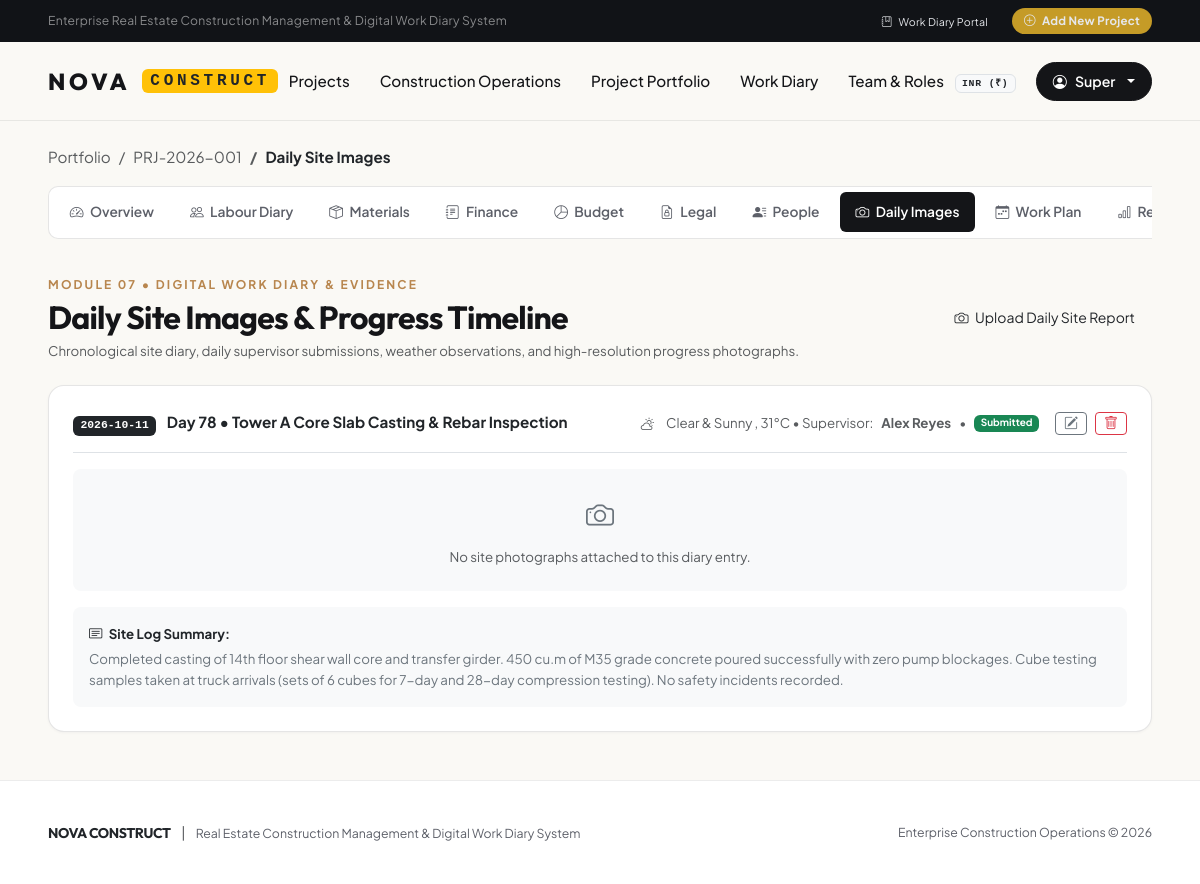
/projects/1/diary/ (signed in), run on the app's committed database.
### apps/accounts/models.py (models this page shows, shortened)
class User(AbstractUser):
    phone_number = models.CharField(max_length=20, blank=True, verbose_name=_("Phone Number"))
    primary_role = models.CharField(
        max_length=30,
        choices=RoleChoices.choices,
        default=RoleChoices.SITE_SUPERVISOR,
        verbose_name=_("System Role"),
        help_text=_("Default organizational role for the user.")
    )
    is_approved = models.BooleanField(
        default=True,
        verbose_name=_("Account Approved"),
        help_text=_("Designates whether this user account is approved by an administrator.")
    )
    organization = models.CharField(
        max_length=150,
        blank=True,
        verbose_name=_("Company / Organization")
    )
    class Meta:
        verbose_name = _("User")
        verbose_name_plural = _("Users")
        ordering = ['username']
    @property
    def is_super_admin(self):
        return self.is_superuser or self.primary_role == RoleChoices.SUPER_ADMIN
    @property
    def is_company_admin(self):
        return self.is_super_admin or self.primary_role == RoleChoices.COMPANY_ADMIN
    def get_role_on_project(self, project):
        if self.is_super_admin:
            return RoleChoices.SUPER_ADMIN
        if self.is_company_admin:
            return RoleChoices.COMPANY_ADMIN
        membership = self.project_memberships.filter(project=project, is_active=True).first()
        return membership.role if membership else None
    def has_project_access(self, project):
        if not self.is_active or not self.is_approved:
            return False
        if self.is_company_admin:
            return True
        return self.project_memberships.filter(project=project, is_active=True).exists()
    def can_manage_project(self, project=None):
        if not self.is_active or not self.is_approved:
            return False
        if self.is_company_admin:
            return True
        if project:
            role = self.get_role_on_project(project)
            return role in (RoleChoices.SUPER_ADMIN, RoleChoices.COMPANY_ADMIN, RoleChoices.PROJECT_MANAGER)
        return self.primary_role == RoleChoices.PROJECT_MANAGER

### apps/projects/models.py (models this page shows, shortened)
class Project(models.Model):
    name = models.CharField(max_length=200, verbose_name=_("Project Name"))
    code = models.CharField(
        max_length=50,
        unique=True,
        db_index=True,
        verbose_name=_("Unique Project Code"),
        help_text=_("e.g. PRJ-2026-001")
    )
    description = models.TextField(blank=True, verbose_name=_("Description"))
    project_type = models.CharField(
        max_length=100,
        default='Commercial & Residential',
        verbose_name=_("Project Type")
    )
    currency = models.CharField(
        max_length=10,
        default='INR',
        verbose_name=_("Project Currency")
    )
    address = models.TextField(blank=True, verbose_name=_("Site Address"))
    location = models.CharField(
        max_length=150,
        verbose_name=_("City / Location"),
        help_text=_("e.g. Central City Waterfront, Sector 45")
    )
    client_name = models.CharField(max_length=150, verbose_name=_("Client / Owner"))
    client_contact = models.CharField(max_length=100, blank=True, verbose_name=_("Client Contact Info"))
    cover_image = models.ImageField(
        upload_to='project_covers/',
        blank=True,
        null=True,
        verbose_name=_("Cover Image")
    )
    approved_initial_budget = models.DecimalField(
        max_digits=15,
        decimal_places=2,
        default=Decimal('0.00'),
        verbose_name=_("Approved Initial Budget")
    )
    start_date = models.DateField(verbose_name=_("Start Date"))
    expected_completion_date = models.DateField(verbose_name=_("Expected Completion Date"))
    actual_completion_date = models.DateField(null=True, blank=True, verbose_name=_("Actual Completion Date"))
    status = models.CharField(
        max_length=30,
        choices=ProjectStatusChoices.choices,
        default=ProjectStatusChoices.ACTIVE,
        verbose_name=_("Project Status")
    )
    progress_percentage = models.PositiveSmallIntegerField(
        default=0,
        verbose_name=_("Construction Progress (%)")
    )
    created_by = models.ForeignKey(
        'accounts.User',
        on_delete=models.SET_NULL,
        null=True,
        blank=True,
        related_name='created_projects',
        verbose_name=_("Created By")
    )
    created_at = models.DateTimeField(auto_now_add=True)
    updated_at = models.DateTimeField(auto_now=True)
    class Meta:
        verbose_name = _("Project")
        verbose_name_plural = _("Projects")
        ordering = ['-updated_at']
        indexes = [
            models.Index(fields=['code']),
            models.Index(fields=['status']),
            models.Index(fields=['start_date']),
        ]

class DailyDiaryEntry(models.Model):
    project = models.ForeignKey(Project, on_delete=models.CASCADE, related_name='diary_entries')
    date = models.DateField(default=timezone.now, db_index=True)
    day_number = models.PositiveIntegerField(default=1)
    title = models.CharField(max_length=200)
    weather_condition = models.CharField(max_length=50, default='Clear')
    temperature_celsius = models.IntegerField(default=28)
    work_summary = models.TextField()
    supervisor = models.ForeignKey('accounts.User', on_delete=models.SET_NULL, null=True, blank=True)
    photo_1 = models.ImageField(upload_to='site_diary/', null=True, blank=True)
    photo_1_caption = models.CharField(max_length=200, blank=True)
    photo_2 = models.ImageField(upload_to='site_diary/', null=True, blank=True)
    photo_2_caption = models.CharField(max_length=200, blank=True)
    photo_3 = models.ImageField(upload_to='site_diary/', null=True, blank=True)
    photo_3_caption = models.CharField(max_length=200, blank=True)
    status = models.CharField(max_length=30, default='Approved')
    created_at = models.DateTimeField(auto_now_add=True)
    class Meta:
        ordering = ['-date', '-day_number']

### apps/projects/views.py (the view, shortened to what this page needs)
# urls.py: path('<int:pk>/diary/', views.project_diary_view, name='project_diary'),
@login_required
@project_access_required
def project_diary_view(request, pk):
    project = request.current_project
    form = DailyDiaryEntryForm()
    entries = project.diary_entries.all()
    context = {
        'project': project,
        'active_tab': 'diary',
        'user_role': request.current_project_role,
        'form': form,
        'entries': entries,
    }
    return render(request, 'projects/modules/daily_diary.html', context)

### templates/projects/modules/daily_diary.html (shortened to what this page needs)
{% extends 'base.html' %}
{% block content %}
<div class="nova-container py-4">
  <nav aria-label="breadcrumb" class="mb-3">
    <ol class="breadcrumb small">
      <li class="breadcrumb-item"><a href="{% url 'projects:project_list' %}" class="text-decoration-none text-muted">Portfolio</a></li>
      <li class="breadcrumb-item"><a href="{% url 'projects:project_detail' project.pk %}" class="text-decoration-none text-muted">{{ project.code }}</a></li>
      <li class="breadcrumb-item active text-dark fw-bold" aria-current="page">Daily Site Images</li>
    </ol>
  </nav>
  {% include 'projects/components/project_tabs.html' %}
  <div class="d-flex flex-wrap justify-content-between align-items-center gap-3 mb-4">
    <div>
      <span class="hero-eyebrow mb-1">MODULE 07 &bull; DIGITAL WORK DIARY &amp; EVIDENCE</span>
      <h2 class="font-heading fw-bold mb-1">Daily Site Images &amp; Progress Timeline</h2>
      <p class="text-muted small mb-0">Chronological site diary, daily supervisor submissions, weather observations, and high-resolution progress photographs.</p>
    </div>
    <div>
      <button class="btn nova-btn-primary btn-sm px-3" data-bs-toggle="modal" data-bs-target="#addDiaryModal">
        <i class="bi bi-camera me-1"></i> Upload Daily Site Report
      </button>
    </div>
  </div>
  {% for entry in entries %}
  <div class="nova-card p-4 mb-4">
    <div class="d-flex flex-wrap justify-content-between align-items-center border-bottom pb-3 mb-3">
      <div>
        <span class="badge bg-dark font-monospace me-2">{{ entry.date|date:"Y-m-d" }}</span>
        <strong class="text-dark">Day {{ entry.day_number }} &bull; {{ entry.title }}</strong>
      </div>
      <div class="d-flex align-items-center gap-2 small text-muted">
        {% if entry.weather_condition %}
          <i class="bi bi-cloud-sun me-1"></i> {{ entry.weather_condition }}
          {% if entry.temperature_celsius %}, {{ entry.temperature_celsius }}&deg;C{% endif %} &bull;
        {% endif %}
        Supervisor: <strong>{{ entry.supervisor.get_full_name|default:entry.supervisor.username }}</strong>
        &bull; <span class="badge bg-success">Submitted</span>
        <button type="button" class="btn btn-sm btn-outline-secondary py-0 px-2 ms-2" data-bs-toggle="modal" data-bs-target="#editDiaryModal{{ entry.pk }}" title="Edit Report">
          <i class="bi bi-pencil-square"></i>
        </button>
        <button type="button" class="btn btn-sm btn-outline-danger py-0 px-2" data-bs-toggle="modal" data-bs-target="#deleteDiaryModal{{ entry.pk }}" title="Delete Report">
          <i class="bi bi-trash"></i>
        </button>
      </div>
    </div>
    {% if entry.photo_1 or entry.photo_2 or entry.photo_3 %}
    <div class="row g-3 mb-3">
      {% if entry.photo_1 %}
      <div class="col-md-4">
        <div class="rounded-3 overflow-hidden" style="height: 220px;">
          <img src="{{ entry.photo_1.url }}" alt="{{ entry.photo_1_caption|default:'Site Photo' }}" class="w-100 h-100 object-fit-cover">
        </div>
        {% if entry.photo_1_caption %}
        <div class="small text-muted mt-1 text-center">{{ entry.photo_1_caption }}</div>
        {% endif %}
      </div>
      {% endif %}
      {% if entry.photo_2 %}
      <div class="col-md-4">
        <div class="rounded-3 overflow-hidden" style="height: 220px;">
          <img src="{{ entry.photo_2.url }}" alt="{{ entry.photo_2_caption|default:'Site Photo' }}" class="w-100 h-100 object-fit-cover">
        </div>
        {% if entry.photo_2_caption %}
        <div class="small text-muted mt-1 text-center">{{ entry.photo_2_caption }}</div>
        {% endif %}
      </div>
      {% endif %}
      {% if entry.photo_3 %}
      <div class="col-md-4">
        <div class="rounded-3 overflow-hidden" style="height: 220px;">
          <img src="{{ entry.photo_3.url }}" alt="{{ entry.photo_3_caption|default:'Site Photo' }}" class="w-100 h-100 object-fit-cover">
        </div>
        {% if entry.photo_3_caption %}
        <div class="small text-muted mt-1 text-center">{{ entry.photo_3_caption }}</div>
        {% endif %}
      </div>
      {% endif %}
    </div>
    {% else %}
    <div class="row g-3 mb-3">
      <div class="col-12">
        <div class="rounded-3 bg-light p-4 text-center text-muted small">
          <i class="bi bi-camera fs-3 d-block mb-2 text-secondary"></i>
          No site photographs attached to this diary entry.
        </div>
      </div>
    </div>
    {% endif %}
    {% if entry.work_summary %}
    <div class="bg-light p-3 rounded-3 small">
      <div class="fw-bold text-dark mb-1"><i class="bi bi-card-text me-1"></i> Site Log Summary:</div>
      <p class="mb-0 text-secondary">{{ entry.work_summary }}</p>
    </div>
    {% endif %}
  </div>
  {% endfor %}
</div>
{% endblock %}

### templates/components/navbar.html (shortened to what this page needs)
<div class="nova-top-bar d-none d-md-block">
  <div class="nova-container d-flex justify-content-between align-items-center">
    <div>
      <span class="text-white-50">Enterprise Real Estate Construction Management &amp; Digital Work Diary System</span>
    </div>
    <div class="d-flex align-items-center gap-4">
      <a href="{% if user.is_authenticated %}{% url 'projects:project_list' %}{% else %}{% url 'accounts:login' %}{% endif %}" class="small">
        <i class="bi bi-journal-bookmark me-1"></i> Work Diary Portal
      </a>
      {% if user.is_authenticated and user.can_manage_project %}
      <a href="{% url 'projects:project_create' %}" class="nova-top-pill">
        <i class="bi bi-plus-circle me-1"></i> Add New Project
      </a>
      {% endif %}
    </div>
  </div>
</div>
<header class="nova-header">
  <div class="nova-container">
    <div class="nova-header-inner">
      <a href="{% url 'projects:project_list' %}" class="nova-logo">
        <span>NOVA</span>
        <span class="badge bg-warning text-dark font-monospace fs-6 px-2 py-1 ms-1">CONSTRUCT</span>
      </a>
      <ul class="nova-nav-links">
        <li class="nova-nav-item">
          <a href="{% url 'projects:project_list' %}#portfolio-section">Projects</a>
        </li>
        <li class="nova-nav-item">
          <a href="{% url 'projects:project_list' %}#operations-section">Construction Operations</a>
        </li>
        <li class="nova-nav-item">
          <a href="{% url 'projects:project_list' %}#portfolio-section">Project Portfolio</a>
        </li>
        <li class="nova-nav-item">
          <a href="{% url 'projects:project_list' %}#workdiary-section">Work Diary</a>
        </li>
        {% if user.is_authenticated and user.is_company_admin or user.primary_role == 'PROJECT_MANAGER' %}
        <li class="nova-nav-item">
          <a href="{% url 'accounts:user_list' %}">Team &amp; Roles</a>
        </li>
        {% endif %}
      </ul>
      <div class="nova-header-actions">
        <div class="nova-lang-selector d-none d-sm-block">
          <span class="badge bg-light text-dark border font-monospace">INR (₹)</span>
        </div>
        {% if user.is_authenticated %}
        <div class="dropdown">
          <button class="btn btn-hero-primary py-2 px-3 dropdown-toggle d-flex align-items-center gap-2" type="button" data-bs-toggle="dropdown" aria-expanded="false" style="font-size: 0.88rem; box-shadow: none;">
            <i class="bi bi-person-circle"></i>
            <span class="d-none d-lg-inline">{{ user.first_name|default:user.username }}</span>
          </button>
        </div>
        {% else %}
        <a href="{% url 'accounts:login' %}" class="btn-hero-primary py-2 px-4" style="font-size: 0.9rem;">
          <i class="bi bi-lock me-1"></i> Work Diary Portal
        </a>
        {% endif %}
      </div>
    </div>
  </div>
</header>

### data on the page
User: first_name "Super"
Project: code "PRJ-2026-001"
DailyDiaryEntry: date "2026-10-11", day_number "78", title "Tower A Core Slab Casting & Rebar Inspection", weather_condition "Clear & Sunny", temperature_celsius "31", supervisor.get_full_name "Alex Reyes", shows "No site photographs attached to this diary entry.", work_summary "Completed casting of 14th floor shear wall core and transfer girder. 450 cu.m of M35 grade concrete poured successfully with zero pump blockages. Cube testing samples taken at truck arrivals (sets of 6 cubes for 7-day and 28-day compression testing). No safety incidents recorded."
